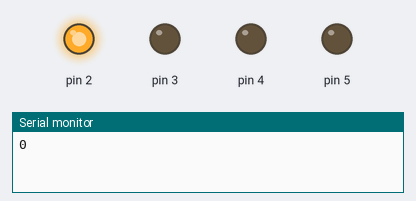
Recording of a sketch running on a simulated Arduino Uno, built with avr-gcc and run on an emulated ATmega328P. On the bench: output pins drawn as LEDs (lit = HIGH), the last lines printed to the serial monitor.

Above: at 0.3 s.
At 1.5 s:
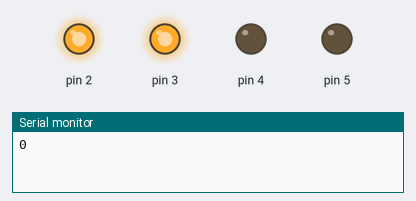
At 2.1 s:
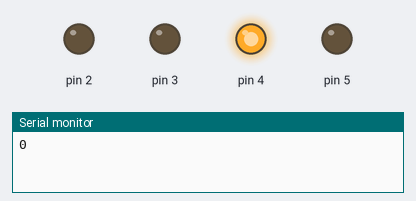
At 3.3 s:
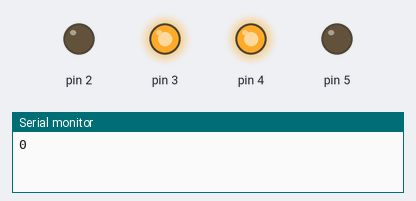
At 5.1 s:
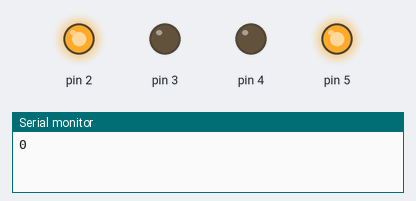
At 6.9 s:
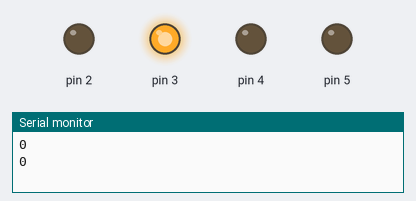
Timing chart, 0 to 7.8 s (numbered marks = the images above):
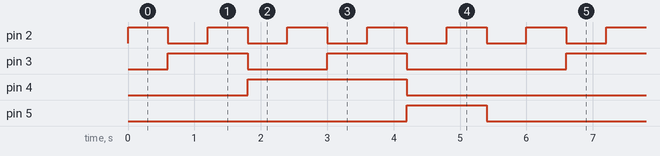

Measured:
- by itself, pin 2: alternates HIGH for 0.60 s and LOW for 0.60 s
- by itself, pin 3: repeats every 6.0 s: LOW 1.2 s, HIGH 1.2 s, LOW 2.4 s, HIGH 1.2 s
- by itself, pin 4: alternates HIGH for 2.4 s and LOW for 3.6 s
- by itself, pin 5: alternates HIGH for 1.2 s and LOW for 4.8 s

The sketch:

sevenseg_7447_increment.ino
```cpp
void display_7447(int D, int C, int B, int A){
  // Binary format: D C B A
  // D -> MSB, A -> LSB
  digitalWrite(2, A);
  digitalWrite(3, B);
  digitalWrite(4, C);
  digitalWrite(5, D);
}

// converts decimal number to 4-bit binary representation
int *bin_4bit(int n){
  int *bin = malloc(sizeof(int) * 4);
  for(int i = 0; i < 4; i++) bin[i] = 0;
  int index = 0;

  while(n > 0){
    bin[index] = n%2;
    n /= 2;
    index++;
  }

  return bin;
}

int *bin_inc_wrap(int Z, int Y, int X, int W){
  int *bin = malloc(sizeof(int) * 4);

  // increment logic
  // ZYXW + 1 = ABCD
  int A = (!W);
  int B = (!W && X && !Z) || (W && !X && !Z);
  int C = (!W && Y && !Z) || (!X && Y && !Z) || (W && X && !Y && !Z);
  int D = (W && X && Y && !Z) || (!W && !X && !Y && Z);

  bin[0] = A;
  bin[1] = B;
  bin[2] = C;
  bin[3] = D;
  return bin;
}

// the setup function runs once when you press reset or power the board
void setup() {
  Serial.begin(9600);
  for(int i = 5; i >= 2; i--) pinMode(i, OUTPUT);
}

// the loop function runs over and over again forever
void loop() {
  Serial.println(0);

  for(int i = 0; i <= 9; i ++){
    int *bin = bin_4bit(i);
    int *bin_inc = bin_inc_wrap(bin[3], bin[2], bin[1], bin[0]);
    display_7447(bin_inc[3], bin_inc[2], bin_inc[1], bin_inc[0]);
    free(bin);
    free(bin_inc);
    delay(600);
  }
}
```
